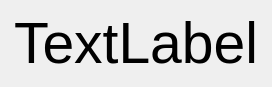
<?xml version="1.0" encoding="UTF-8"?>
<ui version="4.0">
 <class>Dialog</class>
 <widget class="QDialog" name="Dialog">
  <property name="geometry">
   <rect>
    <x>0</x>
    <y>0</y>
    <width>272</width>
    <height>83</height>
   </rect>
  </property>
  <property name="windowTitle">
   <string>CPU Temperature</string>
  </property>
  <layout class="QHBoxLayout" name="horizontalLayout">
   <item>
    <widget class="QLabel" name="value">
     <property name="font">
      <font>
       <pointsize>43</pointsize>
       <weight>50</weight>
       <bold>false</bold>
      </font>
     </property>
     <property name="text">
      <string>TextLabel</string>
     </property>
     <property name="alignment">
      <set>Qt::AlignCenter</set>
     </property>
    </widget>
   </item>
  </layout>
 </widget>
 <layoutdefault spacing="6" margin="11"/>
 <resources/>
 <connections/>
</ui>
